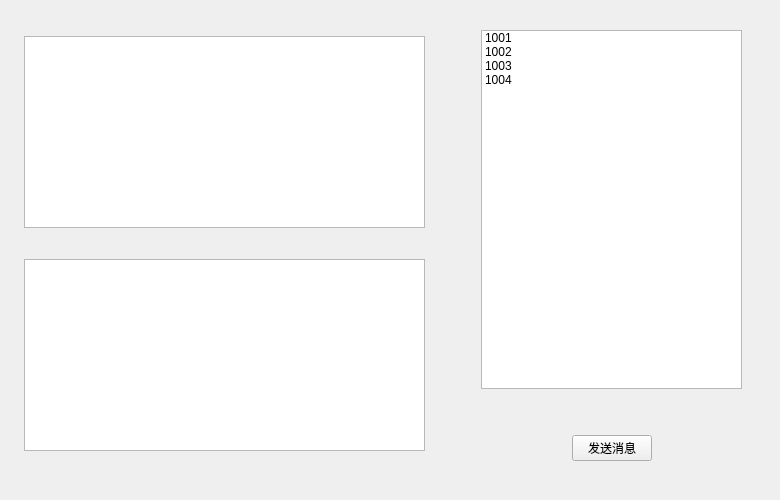
<?xml version="1.0" encoding="UTF-8"?>
<ui version="4.0">
 <class>ChatWidget</class>
 <widget class="QWidget" name="ChatWidget">
  <property name="geometry">
   <rect>
    <x>0</x>
    <y>0</y>
    <width>780</width>
    <height>500</height>
   </rect>
  </property>
  <property name="minimumSize">
   <size>
    <width>780</width>
    <height>500</height>
   </size>
  </property>
  <property name="windowTitle">
   <string>Form</string>
  </property>
  <widget class="QWidget" name="layoutWidget">
   <property name="geometry">
    <rect>
     <x>24</x>
     <y>10</y>
     <width>401</width>
     <height>481</height>
    </rect>
   </property>
   <layout class="QVBoxLayout" name="verticalLayout_2">
    <item>
     <spacer name="verticalSpacer_5">
      <property name="orientation">
       <enum>Qt::Vertical</enum>
      </property>
      <property name="sizeHint" stdset="0">
       <size>
        <width>20</width>
        <height>13</height>
       </size>
      </property>
     </spacer>
    </item>
    <item>
     <widget class="QTextEdit" name="textEdit_2"/>
    </item>
    <item>
     <spacer name="verticalSpacer_3">
      <property name="orientation">
       <enum>Qt::Vertical</enum>
      </property>
      <property name="sizeHint" stdset="0">
       <size>
        <width>20</width>
        <height>18</height>
       </size>
      </property>
     </spacer>
    </item>
    <item>
     <widget class="QTextEdit" name="textEdit"/>
    </item>
    <item>
     <spacer name="verticalSpacer_4">
      <property name="orientation">
       <enum>Qt::Vertical</enum>
      </property>
      <property name="sizeHint" stdset="0">
       <size>
        <width>20</width>
        <height>40</height>
       </size>
      </property>
     </spacer>
    </item>
   </layout>
  </widget>
  <widget class="QWidget" name="layoutWidget">
   <property name="geometry">
    <rect>
     <x>481</x>
     <y>0</y>
     <width>261</width>
     <height>501</height>
    </rect>
   </property>
   <layout class="QVBoxLayout" name="verticalLayout">
    <item>
     <spacer name="verticalSpacer_6">
      <property name="orientation">
       <enum>Qt::Vertical</enum>
      </property>
      <property name="sizeType">
       <enum>QSizePolicy::Fixed</enum>
      </property>
      <property name="sizeHint" stdset="0">
       <size>
        <width>20</width>
        <height>30</height>
       </size>
      </property>
     </spacer>
    </item>
    <item>
     <widget class="QListWidget" name="listWidget">
      <item>
       <property name="text">
        <string>1001</string>
       </property>
       <property name="icon">
        <iconset>
         <normaloff>img/e0e8b2739e69c489241f10cd9a193de5.png</normaloff>img/e0e8b2739e69c489241f10cd9a193de5.png</iconset>
       </property>
      </item>
      <item>
       <property name="text">
        <string>1002</string>
       </property>
       <property name="icon">
        <iconset>
         <normaloff>img/fe58f21a9db2dbaf5eff8d1ff8600f51.png</normaloff>img/fe58f21a9db2dbaf5eff8d1ff8600f51.png</iconset>
       </property>
      </item>
      <item>
       <property name="text">
        <string>1003</string>
       </property>
       <property name="icon">
        <iconset>
         <normaloff>img/5582f67b1b7f5c10b77ec6dc983c43f0.png</normaloff>img/5582f67b1b7f5c10b77ec6dc983c43f0.png</iconset>
       </property>
      </item>
      <item>
       <property name="text">
        <string>1004</string>
       </property>
       <property name="icon">
        <iconset>
         <normaloff>img/00a0e64add8a1c1d33632ef6b23d5518.png</normaloff>img/00a0e64add8a1c1d33632ef6b23d5518.png</iconset>
       </property>
      </item>
     </widget>
    </item>
    <item>
     <spacer name="verticalSpacer">
      <property name="orientation">
       <enum>Qt::Vertical</enum>
      </property>
      <property name="sizeType">
       <enum>QSizePolicy::Fixed</enum>
      </property>
      <property name="sizeHint" stdset="0">
       <size>
        <width>20</width>
        <height>40</height>
       </size>
      </property>
     </spacer>
    </item>
    <item>
     <layout class="QHBoxLayout" name="horizontalLayout">
      <item>
       <spacer name="horizontalSpacer">
        <property name="orientation">
         <enum>Qt::Horizontal</enum>
        </property>
        <property name="sizeHint" stdset="0">
         <size>
          <width>40</width>
          <height>20</height>
         </size>
        </property>
       </spacer>
      </item>
      <item>
       <widget class="QPushButton" name="pushButton">
        <property name="text">
         <string>发送消息</string>
        </property>
       </widget>
      </item>
      <item>
       <spacer name="horizontalSpacer_2">
        <property name="orientation">
         <enum>Qt::Horizontal</enum>
        </property>
        <property name="sizeHint" stdset="0">
         <size>
          <width>40</width>
          <height>20</height>
         </size>
        </property>
       </spacer>
      </item>
     </layout>
    </item>
    <item>
     <spacer name="verticalSpacer_2">
      <property name="orientation">
       <enum>Qt::Vertical</enum>
      </property>
      <property name="sizeType">
       <enum>QSizePolicy::Fixed</enum>
      </property>
      <property name="sizeHint" stdset="0">
       <size>
        <width>20</width>
        <height>40</height>
       </size>
      </property>
     </spacer>
    </item>
   </layout>
  </widget>
 </widget>
 <resources/>
 <connections/>
</ui>
